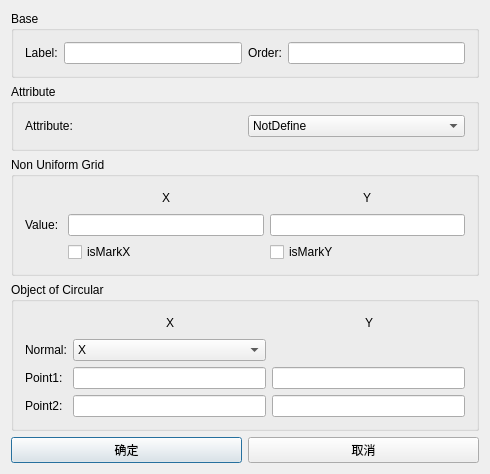
<?xml version="1.0" encoding="UTF-8"?>
<ui version="4.0">
 <class>dialog</class>
 <widget class="QDialog" name="dialog">
  <property name="geometry">
   <rect>
    <x>0</x>
    <y>0</y>
    <width>490</width>
    <height>407</height>
   </rect>
  </property>
  <property name="windowTitle">
   <string>Dialog</string>
  </property>
  <layout class="QGridLayout" name="gridLayout_3">
   <item row="0" column="0" colspan="2">
    <widget class="QGroupBox" name="groupBox">
     <property name="title">
      <string>Base</string>
     </property>
     <layout class="QHBoxLayout" name="horizontalLayout">
      <item>
       <widget class="QLabel" name="label">
        <property name="text">
         <string>Label:</string>
        </property>
       </widget>
      </item>
      <item>
       <widget class="QLineEdit" name="le_name"/>
      </item>
      <item>
       <widget class="QLabel" name="label_2">
        <property name="text">
         <string>Order:</string>
        </property>
       </widget>
      </item>
      <item>
       <widget class="QLineEdit" name="le_order"/>
      </item>
     </layout>
    </widget>
   </item>
   <item row="1" column="0" colspan="2">
    <widget class="QGroupBox" name="groupBox_2">
     <property name="title">
      <string>Attribute</string>
     </property>
     <layout class="QGridLayout" name="gridLayout_4">
      <item row="0" column="0">
       <widget class="QLabel" name="label_3">
        <property name="text">
         <string>Attribute:</string>
        </property>
       </widget>
      </item>
      <item row="0" column="1">
       <widget class="QComboBox" name="cb_attribute">
        <item>
         <property name="text">
          <string>NotDefine</string>
         </property>
        </item>
        <item>
         <property name="text">
          <string>Conductor</string>
         </property>
        </item>
        <item>
         <property name="text">
          <string>Custom</string>
         </property>
        </item>
        <item>
         <property name="text">
          <string>Void</string>
         </property>
        </item>
       </widget>
      </item>
      <item row="1" column="0" colspan="2">
       <layout class="QHBoxLayout" name="Layout_custom"/>
      </item>
     </layout>
    </widget>
   </item>
   <item row="2" column="0" colspan="2">
    <widget class="QGroupBox" name="groupBox_3">
     <property name="title">
      <string>Non Uniform Grid</string>
     </property>
     <layout class="QGridLayout" name="gridLayout">
      <item row="0" column="2">
       <widget class="QLabel" name="label_x">
        <property name="text">
         <string>X</string>
        </property>
       </widget>
      </item>
      <item row="1" column="0">
       <widget class="QLabel" name="label_4">
        <property name="text">
         <string>Value: </string>
        </property>
       </widget>
      </item>
      <item row="0" column="1">
       <spacer name="horizontalSpacer_2">
        <property name="orientation">
         <enum>Qt::Horizontal</enum>
        </property>
        <property name="sizeHint" stdset="0">
         <size>
          <width>40</width>
          <height>20</height>
         </size>
        </property>
       </spacer>
      </item>
      <item row="0" column="4">
       <spacer name="horizontalSpacer_3">
        <property name="orientation">
         <enum>Qt::Horizontal</enum>
        </property>
        <property name="sizeHint" stdset="0">
         <size>
          <width>40</width>
          <height>20</height>
         </size>
        </property>
       </spacer>
      </item>
      <item row="0" column="3">
       <spacer name="horizontalSpacer">
        <property name="orientation">
         <enum>Qt::Horizontal</enum>
        </property>
        <property name="sizeHint" stdset="0">
         <size>
          <width>40</width>
          <height>20</height>
         </size>
        </property>
       </spacer>
      </item>
      <item row="1" column="1" colspan="3">
       <widget class="QLineEdit" name="le_markx"/>
      </item>
      <item row="0" column="5">
       <widget class="QLabel" name="label_y">
        <property name="text">
         <string>Y</string>
        </property>
       </widget>
      </item>
      <item row="0" column="6">
       <spacer name="horizontalSpacer_4">
        <property name="orientation">
         <enum>Qt::Horizontal</enum>
        </property>
        <property name="sizeHint" stdset="0">
         <size>
          <width>40</width>
          <height>20</height>
         </size>
        </property>
       </spacer>
      </item>
      <item row="1" column="4" colspan="3">
       <widget class="QLineEdit" name="le_marky"/>
      </item>
      <item row="2" column="1" colspan="3">
       <widget class="QCheckBox" name="checkBox_isMarkX">
        <property name="text">
         <string>isMarkX</string>
        </property>
       </widget>
      </item>
      <item row="2" column="4" colspan="3">
       <widget class="QCheckBox" name="checkBox_isMarkY">
        <property name="text">
         <string>isMarkY</string>
        </property>
       </widget>
      </item>
     </layout>
    </widget>
   </item>
   <item row="3" column="0" colspan="2">
    <widget class="QGroupBox" name="groupBox_4">
     <property name="title">
      <string>Object of Circular</string>
     </property>
     <layout class="QGridLayout" name="gridLayout_2">
      <item row="2" column="4" colspan="3">
       <widget class="QLineEdit" name="le_point1_y"/>
      </item>
      <item row="0" column="5">
       <widget class="QLabel" name="label_10">
        <property name="text">
         <string>Y</string>
        </property>
       </widget>
      </item>
      <item row="2" column="0">
       <widget class="QLabel" name="label_7">
        <property name="text">
         <string>Point1:</string>
        </property>
       </widget>
      </item>
      <item row="0" column="2">
       <widget class="QLabel" name="label_9">
        <property name="text">
         <string>X</string>
        </property>
       </widget>
      </item>
      <item row="0" column="1">
       <spacer name="horizontalSpacer_9">
        <property name="orientation">
         <enum>Qt::Horizontal</enum>
        </property>
        <property name="sizeHint" stdset="0">
         <size>
          <width>40</width>
          <height>20</height>
         </size>
        </property>
       </spacer>
      </item>
      <item row="0" column="3">
       <spacer name="horizontalSpacer_5">
        <property name="orientation">
         <enum>Qt::Horizontal</enum>
        </property>
        <property name="sizeHint" stdset="0">
         <size>
          <width>40</width>
          <height>20</height>
         </size>
        </property>
       </spacer>
      </item>
      <item row="0" column="4">
       <spacer name="horizontalSpacer_6">
        <property name="orientation">
         <enum>Qt::Horizontal</enum>
        </property>
        <property name="sizeHint" stdset="0">
         <size>
          <width>40</width>
          <height>20</height>
         </size>
        </property>
       </spacer>
      </item>
      <item row="2" column="1" colspan="3">
       <widget class="QLineEdit" name="le_point1_x"/>
      </item>
      <item row="0" column="6">
       <spacer name="horizontalSpacer_7">
        <property name="orientation">
         <enum>Qt::Horizontal</enum>
        </property>
        <property name="sizeHint" stdset="0">
         <size>
          <width>40</width>
          <height>20</height>
         </size>
        </property>
       </spacer>
      </item>
      <item row="1" column="0">
       <widget class="QLabel" name="label_5">
        <property name="text">
         <string>Normal:</string>
        </property>
       </widget>
      </item>
      <item row="1" column="1" colspan="3">
       <widget class="QComboBox" name="cb_normal">
        <item>
         <property name="text">
          <string>X</string>
         </property>
        </item>
        <item>
         <property name="text">
          <string>Y</string>
         </property>
        </item>
       </widget>
      </item>
      <item row="3" column="0">
       <widget class="QLabel" name="label_6">
        <property name="text">
         <string>Point2:</string>
        </property>
       </widget>
      </item>
      <item row="3" column="1" colspan="3">
       <widget class="QLineEdit" name="le_point2_x"/>
      </item>
      <item row="3" column="4" colspan="3">
       <widget class="QLineEdit" name="le_point2_y"/>
      </item>
     </layout>
    </widget>
   </item>
   <item row="4" column="0">
    <widget class="QPushButton" name="pb_ok">
     <property name="text">
      <string>确定</string>
     </property>
    </widget>
   </item>
   <item row="4" column="1">
    <widget class="QPushButton" name="pb_cancel">
     <property name="text">
      <string>取消</string>
     </property>
    </widget>
   </item>
  </layout>
 </widget>
 <layoutdefault spacing="6" margin="11"/>
 <resources/>
 <connections/>
</ui>
